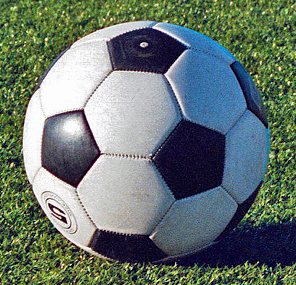
#> input picture 算法组/Week2/chenjialiang/data/ball1_clear.jpg, 296 x 285 px
$ python annotate.py --dir ../../../../../Week2/chenjialiang/data
#> lines starting #> are read from the running program, lines starting #| are printed output that depends on the picture
#!/usr/bin/env python3
"""本地画框标注工具（支持多类别），替代 labelImg / makesense.ai。

鼠标拖一个框 = 一个目标；保存成 YOLO 格式 .txt（每行 class cx cy w h），
和图片同目录同名。

操作：
  数字键 1-9   切换当前类别（顶部黑条会显示当前类别）
  鼠标左键拖拽  画一个框（用当前类别）
  D / 空格     保存当前并下一张
  A            上一张
  U            撤销上一个框
  C            清空当前所有框
  Q / Esc      退出

用法：
  单类（足球）：
    python tools\\annotate.py --dir C:\\...\\frames_sel\\ball_v04 --class-name ball
  多类（场地标志）：
    python tools\\annotate.py --dir C:\\...\\frames_marker\\marker --classes "LCross,TCross,XCross,PenaltyPoint"
"""
from __future__ import annotations

import argparse
import os

import cv2
import numpy as np

IMG_EXT = (".jpg", ".jpeg", ".png", ".bmp")
PALETTE = [(0, 255, 0), (0, 165, 255), (255, 0, 255), (0, 255, 255),
           (255, 128, 0), (128, 255, 0), (255, 0, 0), (0, 0, 255), (200, 200, 0)]


def save_labels(directory: str, stem: str, boxes, w: int, h: int) -> bool:
    """boxes: [(x1,y1,x2,y2,cls)] 像素坐标。没有框就删除旧标签。"""
    path = os.path.join(directory, stem + ".txt")
    if not boxes:
        if os.path.exists(path):
            os.remove(path)
        return False
    lines = []
    for b in boxes:
        x1, y1, x2, y2, cls = b[0], b[1], b[2], b[3], b[4]
        x1, x2 = sorted((max(0.0, min(w, float(x1))), max(0.0, min(w, float(x2)))))
        y1, y2 = sorted((max(0.0, min(h, float(y1))), max(0.0, min(h, float(y2)))))
        bw, bh = x2 - x1, y2 - y1
        if bw < 3 or bh < 3:
            continue
        cx, cy = (x1 + x2) / 2.0 / w, (y1 + y2) / 2.0 / h
        lines.append(f"{int(cls)} {cx:.6f} {cy:.6f} {bw/w:.6f} {bh/h:.6f}")
    if not lines:
        return False
    with open(path, "w", encoding="utf-8") as f:
        f.write("\n".join(lines) + "\n")
    return True


def load_labels(directory: str, stem: str, w: int, h: int):
    path = os.path.join(directory, stem + ".txt")
    boxes = []
    if not os.path.exists(path):
        return boxes
    with open(path, "r", encoding="utf-8") as f:
        for ln in f:
            t = ln.split()
            if len(t) < 5:
                continue
            try:
                cls = int(float(t[0]))
                cx, cy, bw, bh = (float(t[1]), float(t[2]), float(t[3]), float(t[4]))
            except ValueError:
                continue
            boxes.append(((cx - bw / 2) * w, (cy - bh / 2) * h,
                          (cx + bw / 2) * w, (cy + bh / 2) * h, cls))
    return boxes


class App:
    def __init__(self, directory: str, classes, start: int = 0):
        self.dir = os.path.abspath(directory)
        self.classes = list(classes)
        self.cur = 0
        self.files = sorted(f for f in os.listdir(self.dir) if f.lower().endswith(IMG_EXT))
        if not self.files:
            raise SystemExit(f"[error] {self.dir} 里没有图片")
        self.i = max(0, min(start, len(self.files) - 1))
        self.boxes = []
        self.drag_start = None
        self.drag_now = None
        self.img = None
        self.win = "annotate  |  drag=box  1-9=class  D=save+next  A=prev  U=undo  C=clear  Q=quit"
        cv2.namedWindow(self.win, cv2.WINDOW_AUTOSIZE)
        cv2.setMouseCallback(self.win, self.on_mouse)

    def color(self, cls: int):
        return PALETTE[cls % len(PALETTE)]

    def on_mouse(self, event, x, y, flags, param):
        if event == cv2.EVENT_LBUTTONDOWN:
            self.drag_start = (x, y)
            self.drag_now = (x, y)
        elif event == cv2.EVENT_MOUSEMOVE and self.drag_start is not None:
            self.drag_now = (x, y)
        elif event == cv2.EVENT_LBUTTONUP and self.drag_start is not None:
            x0, y0 = self.drag_start
            if abs(x - x0) > 4 and abs(y - y0) > 4:
                self.boxes.append((x0, y0, x, y, self.cur))
            self.drag_start = None
            self.drag_now = None

    def draw(self):
        vis = self.img.copy()
        h, w = vis.shape[:2]
        for b in self.boxes:
            x1, y1, x2, y2, cls = b
            c = self.color(cls)
            cv2.rectangle(vis, (int(x1), int(y1)), (int(x2), int(y2)), c, 2)
            nm = self.classes[cls] if cls < len(self.classes) else f"id{cls}"
            cv2.putText(vis, nm, (int(x1) + 3, max(14, int(y1) - 5)),
                        cv2.FONT_HERSHEY_SIMPLEX, 0.6, c, 2, cv2.LINE_AA)
        if self.drag_start and self.drag_now:
            cv2.rectangle(vis, self.drag_start, self.drag_now,
                          self.color(self.cur), 1)

        name = self.files[self.i]
        done = len([f for f in self.files
                    if os.path.exists(os.path.join(
                        self.dir, os.path.splitext(f)[0] + ".txt"))])
        cv2.rectangle(vis, (0, 0), (w, 64), (0, 0, 0), -1)
        cur_name = self.classes[self.cur] if self.cur < len(self.classes) else "?"
        cv2.putText(vis, f"[{self.cur+1}] {cur_name}", (8, 26),
                    cv2.FONT_HERSHEY_SIMPLEX, 0.75, self.color(self.cur), 2, cv2.LINE_AA)
        menu = "  ".join(f"{i+1}:{n}" for i, n in enumerate(self.classes))
        cv2.putText(vis, menu[:120], (8, 54), cv2.FONT_HERSHEY_SIMPLEX, 0.5,
                    (160, 160, 160), 1, cv2.LINE_AA)
        cv2.putText(vis, f"{self.i+1}/{len(self.files)}  boxes={len(self.boxes)}  已标 {done}",
                    (max(8, w - 430), 26), cv2.FONT_HERSHEY_SIMPLEX, 0.6,
                    (255, 255, 255), 2, cv2.LINE_AA)
        if not self.boxes:
            cv2.putText(vis, "drag on the target", (w // 2 - 120, h - 20),
                        cv2.FONT_HERSHEY_SIMPLEX, 0.7, (0, 255, 255), 2, cv2.LINE_AA)
        cv2.imshow(self.win, vis)

    def load(self):
        path = os.path.join(self.dir, self.files[self.i])
        self.img = cv2.imread(path)
        if self.img is None:
            raise SystemExit(f"[error] 读不了 {path}")
        h, w = self.img.shape[:2]
        stem = os.path.splitext(self.files[self.i])[0]
        self.boxes = load_labels(self.dir, stem, w, h)

    def save(self):
        h, w = self.img.shape[:2]
        stem = os.path.splitext(self.files[self.i])[0]
        return save_labels(self.dir, stem, self.boxes, w, h)

    def run(self):
        self.load()
        print(f"[annotate] {self.dir}")
        print(f"           共 {len(self.files)} 张，类别 {self.classes}")
        print("           数字键切类别；鼠标拖框；D/空格 保存并下一张；Q 退出")
        while True:
            self.draw()
            k = cv2.waitKey(20) & 0xFF
            if ord("1") <= k <= ord("9"):
                idx = k - ord("1")
                if idx < len(self.classes):
                    self.cur = idx
            elif k in (ord("d"), 32, 13):
                self.save()
                if self.i < len(self.files) - 1:
                    self.i += 1
                    self.load()
                else:
                    print("[annotate] 已经是最后一张，按 Q 退出")
            elif k == ord("a"):
                if self.i > 0:
                    self.i -= 1
                    self.load()
            elif k == ord("u"):
                if self.boxes:
                    self.boxes.pop()
            elif k == ord("c"):
                self.boxes.clear()
            elif k in (ord("q"), 27):
                self.save()
                break
        cv2.destroyAllWindows()
        done = len([f for f in self.files
                    if os.path.exists(os.path.join(
                        self.dir, os.path.splitext(f)[0] + ".txt"))])
        print(f"[annotate] 结束：{len(self.files)} 张里有 {done} 张带标签")
        if done == 0:
            print("[warn] 一个标签都没存，检查是不是没按 D")


def main() -> int:
    ap = argparse.ArgumentParser()
    ap.add_argument("--dir", required=True)
    ap.add_argument("--class-name", default=None, help="单类别时用这个")
    ap.add_argument("--classes", default=None, help="多类别，逗号分隔，顺序即 class_id")
    ap.add_argument("--start", type=int, default=0, help="从第几张开始（0 起）")
    args = ap.parse_args()
    if not os.path.isdir(args.dir):
        print(f"[error] 目录不存在：{args.dir}")
        return 2
    if args.classes:
        classes = [c.strip() for c in args.classes.split(",") if c.strip()]
    elif args.class_name:
        classes = [args.class_name]
    else:
        classes = ["ball"]
    App(args.dir, classes, args.start).run()
#> in load, self.img is the input picture: shape (285, 296, 3); mean B, G, R 111, 117.3, 104
#> in draw, `cv2.rectangle(vis, (0, 0), (w, 64), (0, 0, 0), -1)`:
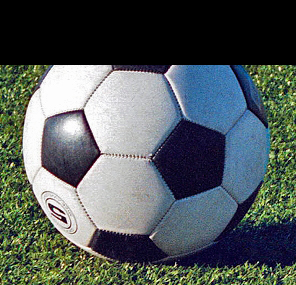
#> vis: shape (285, 296, 3); mean B, G, R 90.9, 90.9, 82.5
#> in draw, `cv2.putText(vis, "drag on the target", (w // 2 - 120, h - 20), cv2.FON..`:
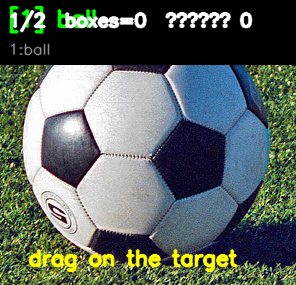
#> vis: shape (285, 296, 3); mean B, G, R 95.2, 101.4, 91.6
#> (key q is pressed here)
    return 0


if __name__ == "__main__":
    raise SystemExit(main())
#> (the program exits here)

$ run again, on 算法组/Week2/chenjialiang/data/ball3_small.jpg
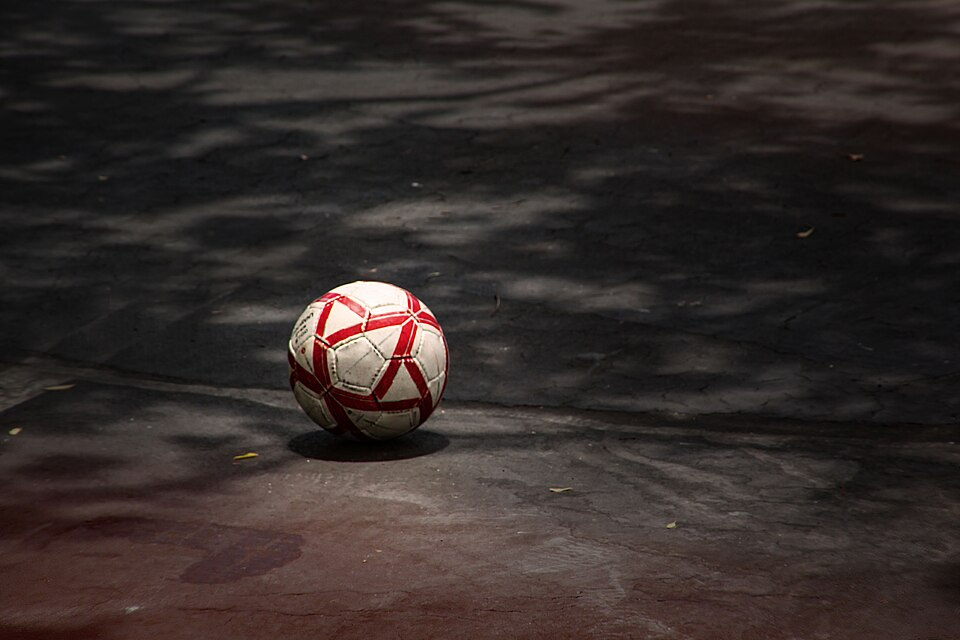
#> input picture 算法组/Week2/chenjialiang/data/ball3_small.jpg, 960 x 640 px
#> in load, self.img is the input picture: shape (640, 960, 3); mean B, G, R 41.3, 43.5, 51.7
#> in draw, `cv2.putText(vis, "drag on the target", (w // 2 - 120, h - 20), cv2.FON..`:
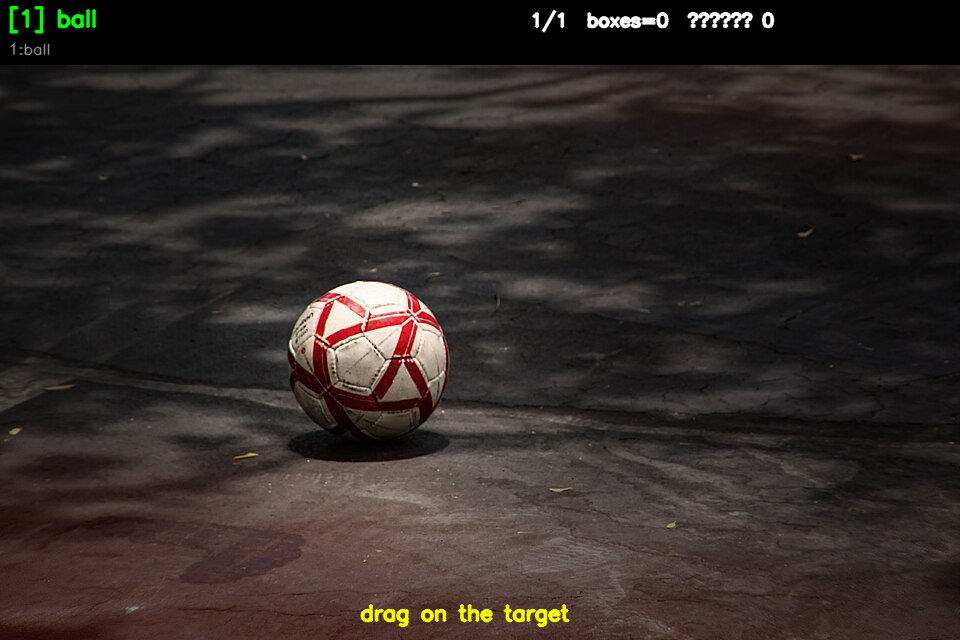
#> vis: shape (640, 960, 3); mean B, G, R 38.6, 41.6, 48.9
